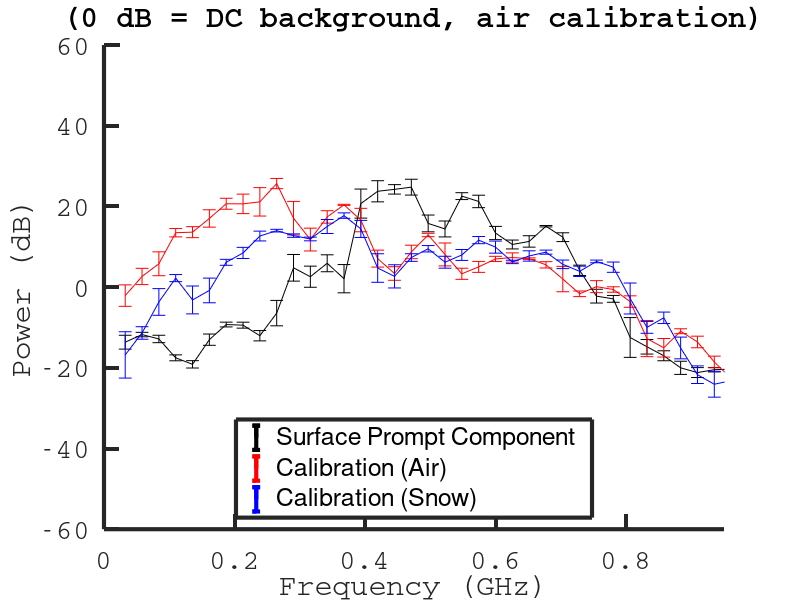

MATLAB code for this plot:
pkg load signal
	
lower_band = 0.02;
upper_band = 1.0;
delta_f = 0.025; %GHz
frequency_bins = linspace(lower_band,upper_band,floor((upper_band-lower_band)/delta_f));

distance_long = 543.0;
distance_short = 23.0;
distance_factor = 10*log10(distance_long/distance_short);

calibration_start_sample_air = 12000;
calibration_length_air = 3000;
calibration_start_sample_snow = 12000;
calibration_length_snow = 3000;
calibration_downsample = 16;

prompt_component_start_sample = 9650;
prompt_component_length = 3000;
prompt_downsample = 8;

atten_20dB = 20.0;
atten_3dB = 3.0;

linew = 3.0;
fon = "Courier";
fonts = 20.0;
linewc = 0.0;
linewc2 = 4.0;

%Surface propagation data
data = load('surface_propagation.dat');
t = data(:,1)*1.0e9; %Units: nanoseconds
s = data(:,2);
s_prompt = s(prompt_component_start_sample:prompt_component_start_sample+prompt_component_length); %prompt component (8500:11500)
t_prompt = t(prompt_component_start_sample:prompt_component_start_sample+prompt_component_length); %prompt component (8500:11500)
s_prompt = downsample(s_prompt,prompt_downsample);
t_prompt = downsample(t_prompt,prompt_downsample);
dt_prompt = t_prompt(2)-t_prompt(1); %Units: nanoseconds
fs_prompt = 1.0/dt_prompt; %Units: GHz
fc_prompt = fs_prompt/2.0; %Units: GHz
f_prompt = linspace(0,fc_prompt,length(t_prompt)/2); %Units: GHz

%Calibration data
inAirCalibration = load('surface_calibration_air.dat');
inSnowCalibration = load('surface_calibration_snow.dat');
t_cal_air = inAirCalibration(calibration_start_sample_air:calibration_start_sample_air+calibration_length_air,1)*1e9; %Units: nanoseconds
t_cal_air_down = downsample(t_cal_air,calibration_downsample); %Units: nanoseconds
t_cal_snow = inSnowCalibration(calibration_start_sample_snow:calibration_start_sample_snow+calibration_length_snow,1)*1e9; %Units: nanoseconds
t_cal_snow_down = downsample(t_cal_snow,calibration_downsample); %Units: nanoseconds
s_cal_air = inAirCalibration(calibration_start_sample_air:calibration_start_sample_air+calibration_length_air,2);
s_cal_air_down = downsample(s_cal_air,calibration_downsample);
s_cal_snow = inSnowCalibration(calibration_start_sample_snow:calibration_start_sample_snow+calibration_length_snow,2);
s_cal_snow_down = downsample(s_cal_snow,calibration_downsample);
dt_cal_air = t_cal_air(2)-t_cal_air(1); %Units: nanoseconds
dt_cal_air_down = t_cal_air_down(2)-t_cal_air_down(1); %Units: nanoseconds
dt_cal_snow = t_cal_snow(2)-t_cal_snow(1); %Units: nanoseconds
dt_cal_snow_down = t_cal_snow_down(2)-t_cal_snow_down(1); %Units: nanoseconds
fs_cal_air = 1.0/dt_cal_air; %Units: GHz
fs_cal_air_down = 1.0/dt_cal_air_down; %Units: GHz
fs_cal_snow = 1.0/dt_cal_snow; %Units: GHz
fs_cal_snow_down = 1.0/dt_cal_snow_down; %Units: GHz
fc_cal_air = fs_cal_air/2.0; %Units: GHz
fc_cal_air_down = fs_cal_air_down/2.0; %Units: GHz
fc_cal_snow = fs_cal_snow/2.0; %Units: GHz
fc_cal_snow_down = fs_cal_snow_down/2.0; %Units: GHz
f_cal_air = linspace(0,fc_cal_air,length(t_cal_air)/2); %Units: GHz
f_cal_air_down = linspace(0,fc_cal_air_down,length(t_cal_air_down)/2.0); %Units: GHz
f_cal_snow = linspace(0,fc_cal_snow,length(t_cal_snow)/2); %Units: GHz
f_cal_snow_down = linspace(0,fc_cal_snow_down,length(t_cal_snow_down)/2.0); %Units: GHz

%The power spectrum of the prompt component
figure(1);
hold on;
p1 = conj(fft(center(s_prompt))).*fft(center(s_prompt));
p1 = p1(1:length(f_prompt));
p2 = conj(fft(center(s_cal_air_down))).*fft(center(s_cal_air_down));
p2 = p2(1:length(f_cal_air_down));
p3 = conj(fft(center(s_cal_snow_down))).*fft(center(s_cal_snow_down));
p3 = p3(1:length(f_cal_snow_down));
%The final 20 dB just means DC noise is at 0 dB
p1 = 10*log10(p1)+distance_factor+20;
p2 = 10*log10(p2)+atten_3dB+20.0;
p3 = 10*log10(p3)+atten_20dB+atten_3dB+20.0;
p1_ave = zeros(size(frequency_bins));
p2_ave = zeros(size(frequency_bins));
p3_ave = zeros(size(frequency_bins));
p1_err = zeros(size(frequency_bins));
p2_err = zeros(size(frequency_bins));
p3_err = zeros(size(frequency_bins));
for i=1:(length(frequency_bins)-1)
	j = find(f_prompt>=frequency_bins(i),1,'first');
	k = find(f_prompt>=frequency_bins(i+1),1,'first');
	p1_ave(i) = mean(p1(j:k));
	p1_err(i) = std(p1(j:k))/sqrt(k-j);
endfor
for i=1:(length(frequency_bins)-1)
	j = find(f_cal_air_down>=frequency_bins(i),1,'first');
	k = find(f_cal_air_down>=frequency_bins(i+1),1,'first');
	p2_ave(i) = mean(p2(j:k));
	p2_err(i) = std(p2(j:k))/sqrt(k-j);
endfor
for i=1:(length(frequency_bins)-1)
	j = find(f_cal_snow_down>=frequency_bins(i),1,'first');
	k = find(f_cal_snow_down>=frequency_bins(i+1),1,'first');
	p3_ave(i) = mean(p3(j:k));
	p3_err(i) = std(p3(j:k))/sqrt(k-j);
endfor
frequency_bins+=delta_f/2.0;

axis([0.0 0.95 -60.0 60.0]);
set(gca, "linewidth", linew, "fontname", fon,"fontsize",fonts);
xlabel("Frequency (GHz)");
ylabel("Power (dB)");
title("(0 dB = DC background, air calibration)");
herr1 = errorbar(frequency_bins,p1_ave,p1_err,'~-');
set(herr1,'color','black');
herr2= errorbar(frequency_bins,p2_ave,p2_err,'~-');
set(herr2,'color','red');
herr3 = errorbar(frequency_bins,p3_ave,p3_err,'~-');
set(herr3,'color','blue');
L = legend('Surface Prompt Component','Calibration (Air)','Calibration (Snow)','location','south');
FL = findall(L,'-property','linewidth');
set(FL,'linewidth',linew);
set(gca,'tickLength',[0.025 0.025]);

%The saved graph.
print -dpdf 'March28_plot0.pdf'
